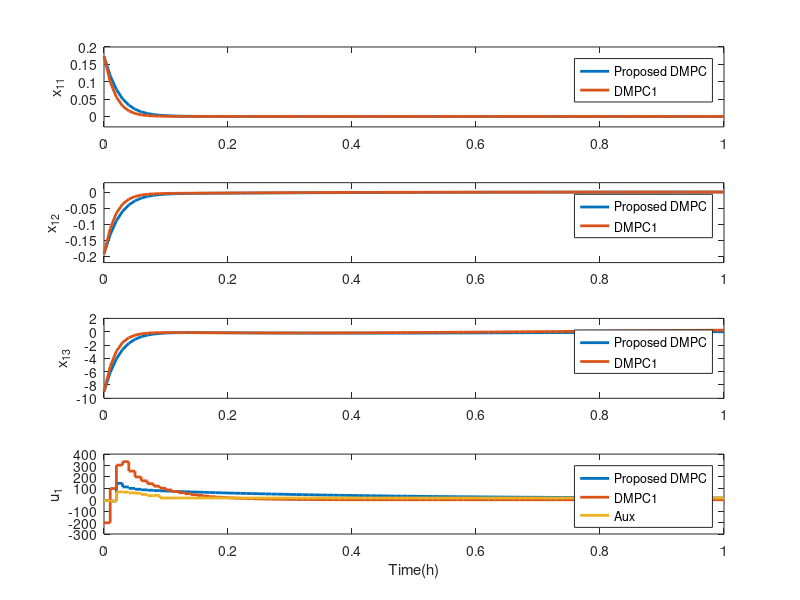
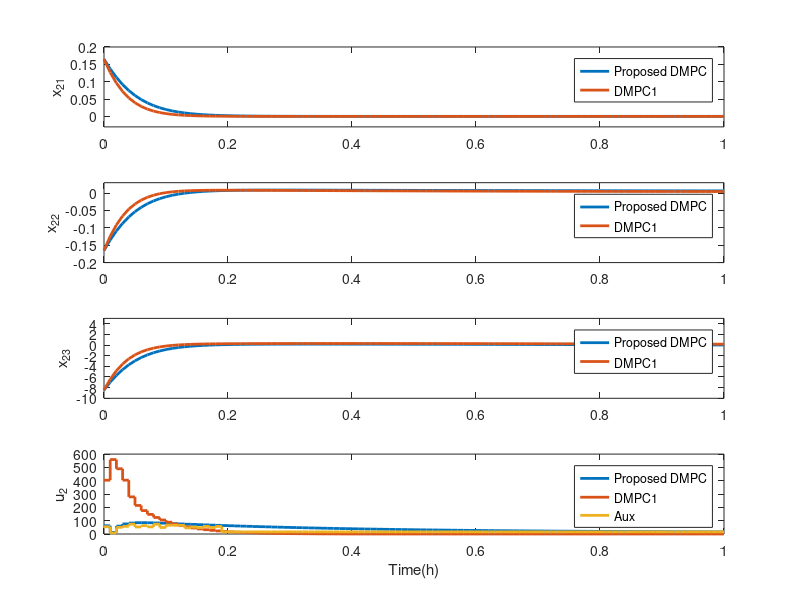
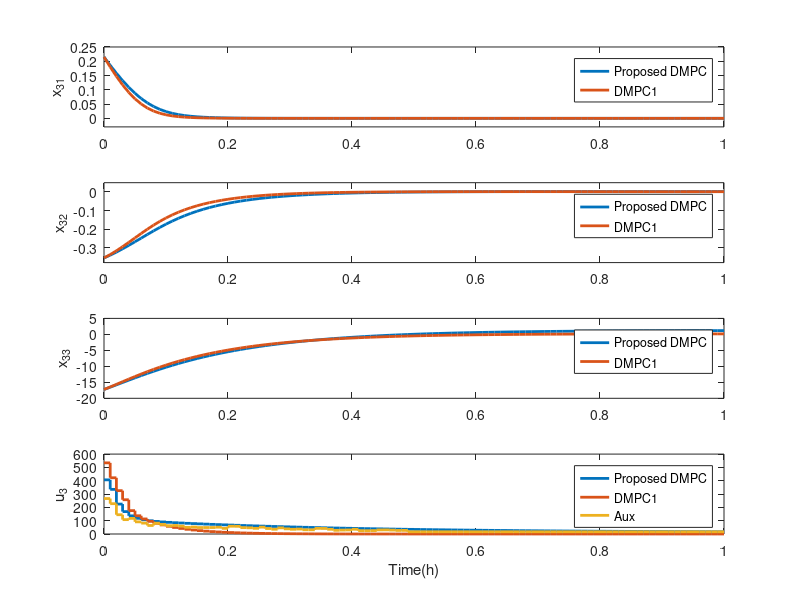

Write MATLAB code to recreate these figures, in order.
clear all;
close all;
load mpc5
figure
subplot(4,1,1),plot(t,dx1,'linewidth',2)
hold on;
plot(t,cx1,'linewidth',2)
ylabel('x_{11}');
legend('Proposed DMPC','DMPC1');
axis([0 tfinal -0.03 0.2])
subplot(4,1,2),plot(t,dx2,'linewidth',2)
hold on;
plot(t,cx2,'linewidth',2)
ylabel('x_{12}');
legend('Proposed DMPC','DMPC1');
 axis([0 tfinal -0.22 0.03])
subplot(4,1,3),plot(t,dx3,'linewidth',2)
hold on;
plot(t,cx3,'linewidth',2)
ylabel('x_{13}');
legend('Proposed DMPC','DMPC1');
axis([0 tfinal -10 2])
subplot(4,1,4),stairs(t,du1,'linewidth',2);
hold on;
stairs(t,cu1,'linewidth',2);
hold on;
stairs(t,su1,'linewidth',2);
legend('Proposed DMPC','DMPC1','Aux');
% axis([0 tfinal -250 400])
ylabel('u_1');
xlabel ('Time(h)')

figure
subplot(4,1,1),plot(t,dx4,'linewidth',2)
hold on;
plot(t,cx4,'linewidth',2)
ylabel('x_{21}');
legend('Proposed DMPC','DMPC1');
axis([0 tfinal -0.03 0.2])
subplot(4,1,2),plot(t,dx5,'linewidth',2)
hold on;
plot(t,cx5,'linewidth',2)
ylabel('x_{22}');
legend('Proposed DMPC','DMPC1');
axis([0 tfinal -0.2 0.03])
subplot(4,1,3),plot(t,dx6,'linewidth',2)
hold on;
plot(t,cx6,'linewidth',2)
ylabel('x_{23}');
legend('Proposed DMPC','DMPC1');
axis([0 tfinal -10 5])
subplot(4,1,4),stairs(t,du2,'linewidth',2);
hold on;
stairs(t,cu2,'linewidth',2);
hold on;
stairs(t,su2,'linewidth',2);
legend('Proposed DMPC','DMPC1','Aux');
% axis([0 tfinal -15 600])
ylabel('u_2');
xlabel ('Time(h)')
figure
subplot(4,1,1),plot(t,dx7,'linewidth',2)
hold on;
plot(t,cx7,'linewidth',2)
ylabel('x_{31}');
legend('Proposed DMPC','DMPC1');
axis([0 tfinal -0.03 0.25])
subplot(4,1,2),plot(t,dx8,'linewidth',2)
hold on;
plot(t,cx8,'linewidth',2)
ylabel('x_{32}');
legend('Proposed DMPC','DMPC1');
axis([0 tfinal -0.38 0.05])
subplot(4,1,3),plot(t,dx9,'linewidth',2)
hold on;
plot(t,cx9,'linewidth',2)
ylabel('x_{33}');
legend('Proposed DMPC','DMPC1');
axis([0 tfinal -20 5])
subplot(4,1,4),stairs(t,du3,'linewidth',2);
hold on;
stairs(t,cu3,'linewidth',2);
hold on;
stairs(t,su3,'linewidth',2);
legend('Proposed DMPC','DMPC1','Aux');
% axis([0 tfinal -50 600])
ylabel('u_3');
xlabel ('Time(h)')

